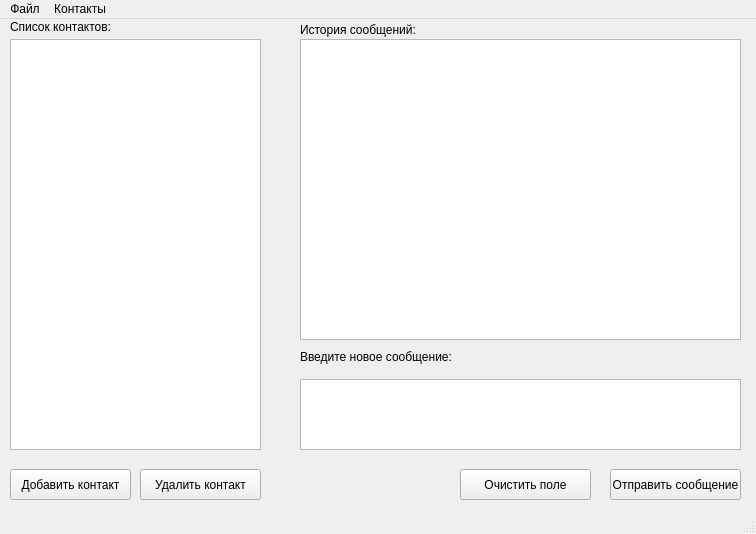
<?xml version="1.0" encoding="UTF-8"?>
<ui version="4.0">
 <class>MainClientWindow</class>
 <widget class="QMainWindow" name="MainClientWindow">
  <property name="geometry">
   <rect>
    <x>0</x>
    <y>0</y>
    <width>756</width>
    <height>534</height>
   </rect>
  </property>
  <property name="minimumSize">
   <size>
    <width>756</width>
    <height>534</height>
   </size>
  </property>
  <property name="windowTitle">
   <string>Чат Программа alpha release</string>
  </property>
  <widget class="QWidget" name="centralwidget">
   <widget class="QLabel" name="label_contacts">
    <property name="geometry">
     <rect>
      <x>10</x>
      <y>0</y>
      <width>101</width>
      <height>16</height>
     </rect>
    </property>
    <property name="text">
     <string>Список контактов:</string>
    </property>
   </widget>
   <widget class="QPushButton" name="btn_add_contact">
    <property name="geometry">
     <rect>
      <x>10</x>
      <y>450</y>
      <width>121</width>
      <height>31</height>
     </rect>
    </property>
    <property name="text">
     <string>Добавить контакт</string>
    </property>
   </widget>
   <widget class="QPushButton" name="btn_remove_contact">
    <property name="geometry">
     <rect>
      <x>140</x>
      <y>450</y>
      <width>121</width>
      <height>31</height>
     </rect>
    </property>
    <property name="text">
     <string>Удалить контакт</string>
    </property>
   </widget>
   <widget class="QLabel" name="label_history">
    <property name="geometry">
     <rect>
      <x>300</x>
      <y>0</y>
      <width>391</width>
      <height>21</height>
     </rect>
    </property>
    <property name="text">
     <string>История сообщений:</string>
    </property>
   </widget>
   <widget class="QTextEdit" name="text_message">
    <property name="geometry">
     <rect>
      <x>300</x>
      <y>360</y>
      <width>441</width>
      <height>71</height>
     </rect>
    </property>
   </widget>
   <widget class="QLabel" name="label_new_message">
    <property name="geometry">
     <rect>
      <x>300</x>
      <y>330</y>
      <width>171</width>
      <height>16</height>
     </rect>
    </property>
    <property name="text">
     <string>Введите новое сообщение:</string>
    </property>
   </widget>
   <widget class="QListView" name="list_contacts">
    <property name="geometry">
     <rect>
      <x>10</x>
      <y>20</y>
      <width>251</width>
      <height>411</height>
     </rect>
    </property>
   </widget>
   <widget class="QListView" name="list_messages">
    <property name="geometry">
     <rect>
      <x>300</x>
      <y>20</y>
      <width>441</width>
      <height>301</height>
     </rect>
    </property>
   </widget>
   <widget class="QPushButton" name="btn_send">
    <property name="geometry">
     <rect>
      <x>610</x>
      <y>450</y>
      <width>131</width>
      <height>31</height>
     </rect>
    </property>
    <property name="text">
     <string>Отправить сообщение</string>
    </property>
   </widget>
   <widget class="QPushButton" name="btn_clear">
    <property name="geometry">
     <rect>
      <x>460</x>
      <y>450</y>
      <width>131</width>
      <height>31</height>
     </rect>
    </property>
    <property name="text">
     <string>Очистить поле</string>
    </property>
   </widget>
  </widget>
  <widget class="QMenuBar" name="menubar">
   <property name="geometry">
    <rect>
     <x>0</x>
     <y>0</y>
     <width>756</width>
     <height>21</height>
    </rect>
   </property>
   <widget class="QMenu" name="menu">
    <property name="title">
     <string>Файл</string>
    </property>
    <addaction name="menu_exit"/>
   </widget>
   <widget class="QMenu" name="menu_2">
    <property name="title">
     <string>Контакты</string>
    </property>
    <addaction name="menu_add_contact"/>
    <addaction name="menu_del_contact"/>
    <addaction name="separator"/>
   </widget>
   <addaction name="menu"/>
   <addaction name="menu_2"/>
  </widget>
  <widget class="QStatusBar" name="statusBar"/>
  <action name="menu_exit">
   <property name="text">
    <string>Выход</string>
   </property>
  </action>
  <action name="menu_add_contact">
   <property name="text">
    <string>Добавить контакт</string>
   </property>
  </action>
  <action name="menu_del_contact">
   <property name="text">
    <string>Удалить контакт</string>
   </property>
  </action>
 </widget>
 <resources/>
 <connections>
  <connection>
   <sender>btn_clear</sender>
   <signal>clicked()</signal>
   <receiver>text_message</receiver>
   <slot>clear()</slot>
   <hints>
    <hint type="sourcelabel">
     <x>541</x>
     <y>481</y>
    </hint>
    <hint type="destinationlabel">
     <x>547</x>
     <y>416</y>
    </hint>
   </hints>
  </connection>
 </connections>
</ui>
